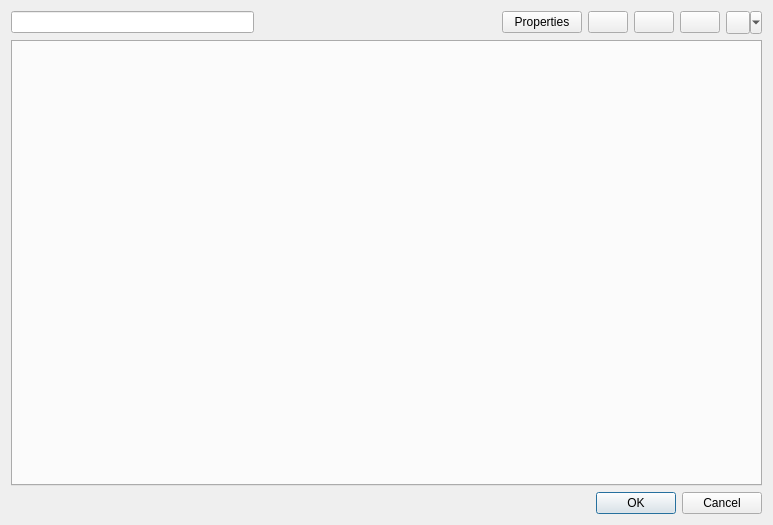
<?xml version="1.0" encoding="UTF-8"?>
<ui version="4.0">
 <class>dlg_dscenario</class>
 <widget class="QDialog" name="dlg_dscenario">
  <property name="geometry">
   <rect>
    <x>0</x>
    <y>0</y>
    <width>773</width>
    <height>525</height>
   </rect>
  </property>
  <property name="windowTitle">
   <string>Dialog</string>
  </property>
  <layout class="QGridLayout" name="gridLayout">
   <item row="2" column="0">
    <widget class="QDialogButtonBox" name="buttonBox">
     <property name="orientation">
      <enum>Qt::Horizontal</enum>
     </property>
     <property name="standardButtons">
      <set>QDialogButtonBox::Cancel|QDialogButtonBox::Ok</set>
     </property>
    </widget>
   </item>
   <item row="1" column="0">
    <widget class="QTabWidget" name="main_tab">
     <property name="currentIndex">
      <number>-1</number>
     </property>
    </widget>
   </item>
   <item row="0" column="0">
    <layout class="QHBoxLayout" name="horizontalLayout">
     <item>
      <widget class="QLineEdit" name="txt_feature_id"/>
     </item>
     <item>
      <spacer name="horizontalSpacer">
       <property name="orientation">
        <enum>Qt::Horizontal</enum>
       </property>
       <property name="sizeHint" stdset="0">
        <size>
         <width>40</width>
         <height>20</height>
        </size>
       </property>
      </spacer>
     </item>
     <item>
      <widget class="QPushButton" name="btn_properties">
       <property name="text">
        <string>Properties</string>
       </property>
      </widget>
     </item>
     <item>
      <widget class="QPushButton" name="btn_toc">
       <property name="text">
        <string/>
       </property>
      </widget>
     </item>
     <item>
      <widget class="QPushButton" name="btn_insert">
       <property name="text">
        <string/>
       </property>
      </widget>
     </item>
     <item>
      <widget class="QPushButton" name="btn_delete">
       <property name="text">
        <string/>
       </property>
      </widget>
     </item>
     <item>
      <widget class="QToolButton" name="btn_snapping">
       <property name="text">
        <string/>
       </property>
       <property name="checkable">
        <bool>true</bool>
       </property>
       <property name="popupMode">
        <enum>QToolButton::MenuButtonPopup</enum>
       </property>
      </widget>
     </item>
    </layout>
   </item>
  </layout>
 </widget>
 <resources/>
 <connections>
  <connection>
   <sender>buttonBox</sender>
   <signal>accepted()</signal>
   <receiver>dlg_dscenario</receiver>
   <slot>accept()</slot>
   <hints>
    <hint type="sourcelabel">
     <x>248</x>
     <y>254</y>
    </hint>
    <hint type="destinationlabel">
     <x>157</x>
     <y>274</y>
    </hint>
   </hints>
  </connection>
  <connection>
   <sender>buttonBox</sender>
   <signal>rejected()</signal>
   <receiver>dlg_dscenario</receiver>
   <slot>reject()</slot>
   <hints>
    <hint type="sourcelabel">
     <x>316</x>
     <y>260</y>
    </hint>
    <hint type="destinationlabel">
     <x>286</x>
     <y>274</y>
    </hint>
   </hints>
  </connection>
 </connections>
</ui>
